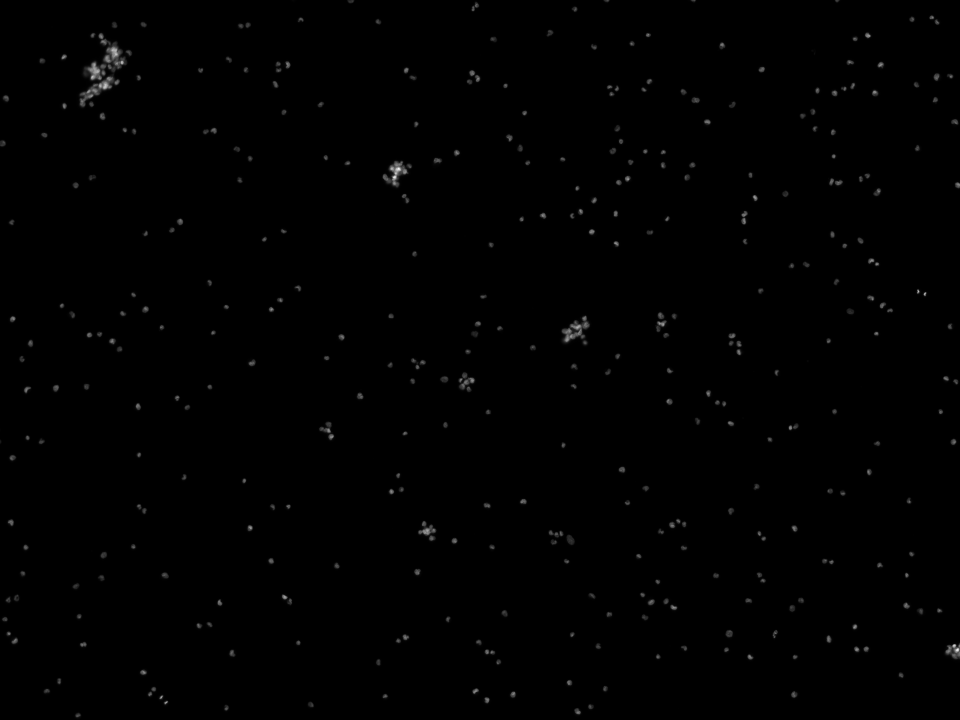
#> input picture Exercises/Exercise5/Data/Sample E2 - U2OS DAPI channel.tiff, 1920 x 1440 px (shown at 1/2 size)
$ python -i CellCounting.py   (imports and definitions only)
#> lines starting #> are read from the running program, lines starting #| are printed output that depends on the picture; after the words box and inside, x2 and y2 are one past the last pixel; in counts of white or black regions, pixels touching at a corner belong together
#> further down, picture is the input picture: shape (1440, 1920); min 0, max 255, mean 1.1
from skimage import io, color, morphology
from skimage.util import img_as_float, img_as_ubyte
import matplotlib.pyplot as plt
import numpy as np
import math
from skimage.filters import threshold_otsu
from skimage import segmentation
from skimage import measure
from skimage.color import label2rgb
import skimage.io as io


def show_comparison(original, modified, modified_name):
    fig, (ax1, ax2) = plt.subplots(ncols=2, figsize=(8, 4), sharex=True,sharey=True)
    ax1.imshow(original)
    ax1.set_title('Original')
    ax1.axis('off')
    ax2.imshow(modified)
    ax2.set_title(modified_name)
    ax2.axis('off')
    io.show()

in_dir = "data/"
# [1 line not run here, left out]
# slice to extract smaller image
# [1 line that did not run here, left out]
# [1 line that did not run here, left out]
# [7 lines not run here, left out]

# Exercise 8: Threshold selection
# Select an appropriate threshold, that seperates nuclei from the background. You can set it manually or use Otsus method.
# Show the binary image together with the original image and evaluate if you got the information you wanted in the binary image.
# [1 line that did not run here, left out]
# [1 line not run here, left out]
# [1 line that did not run here, left out]
# [1 line not run here, left out]


# It can be seen that there is some noise (non-nuclei) present and that some nuclei are connected. Nuclei that are overlapping very much should be discarded in the analysis. However, if they are only touching each other a little we can try to separate them. More on this later.

# To make the following analysis easier the objects that touches the border should be removed.

# [1 line that did not run here, left out]
# [1 line that did not run here, left out]
# [1 line that did not run here, left out]
# [1 line that did not run here, left out]
# [1 line not run here, left out]

#Exercise 10: BLOB features¶
# The task is now to find some object features that identify the cell nuclei and let us remove noise and connected nuclei. We use the function regionprops to compute a set of features for each object:

# [1 line that did not run here, left out]
# [1 line not run here, left out]
# [1 line that did not run here, left out]

#We can try if the area of the objects is enough to remove invalid object. Plot a histogram of all the areas and see if it can be used to identify well separated nuclei from overlapping nuclei and noise. You should probably play around with the number of bins in your histogram plotting function.

# [2 lines not run here, left out]

# Form the hsitogram we can see that most of the nuclea have an area between 60 and 110 , including some outliears up to the 300s.

min_area = 60
max_area = 110

# [1 line that did not run here, left out]
# [4 lines not run here, left out]

# [1 line that did not run here, left out]
# [1 line not run here, left out]


#Exercise 12: Feature space

#Extract all the perimeters of the BLOBS:

# [1 line that did not run here, left out]

#Plot areas vs perimeters

# [4 lines not run here, left out]

# Exercise 13: BLOB Circularity

#Compute the circularity for all objects and plot a histogram.
#

# [1 line that did not run here, left out]
# [4 lines not run here, left out]

# Select some appropriate ranges of accepted circularity. Use these ranges to select only the cells with acceptable areas and circularity and show them in an image.
# [1 line that did not run here, left out]
min_circ = 0.7
# [9 lines not run here, left out]

# [1 line that did not run here, left out]
# [1 line not run here, left out]

# Some of the circularities can be higher than 1: Area is counted as full pixels.
# Perimeter is estimated from a jagged pixel boundary.
# For small/compact objects, perimeter may be underestimated.
# If perimeter is too small, circularity becomes artificially high.

# Extend your method to return the number (the count) of well-formed nuclei in the image.

def cell_counting_function(img_gray, min_area=60, max_area=110, min_circ=0.7):
    binary_img = img_gray > threshold_otsu(img_gray)
    binary_img = morphology.remove_small_objects(binary_img, min_size=50)
    img_c_b = segmentation.clear_border(binary_img)
    label_img = measure.label(img_c_b)
    region_props = measure.regionprops(label_img)

    n_nuclei = region_props.__len__()

    label_img_filter_circ = label_img
    for region in region_props:
        if region.area < min_area or region.area > max_area:
            n_nuclei -= 1
            for coord in region.coords:
                label_img_filter_circ[coord[0], coord[1]] = 0
        else:
            circ = 4 * math.pi * region.area / (region.perimeter ** 2)
            if circ < min_circ:
                n_nuclei -= 1
                for coord in region.coords:
                    label_img_filter_circ[coord[0], coord[1]] = 0

    i_area_circ = label_img_filter_circ > 0
    return n_nuclei, i_area_circ

# [1 line that did not run here, left out]
# [7 lines not run here, left out]
# [1 line that did not run here, left out]
# [1 line that did not run here, left out]
# [6 lines not run here, left out]
# [1 line that did not run here, left out]
# [1 line that did not run here, left out]
# [2 lines not run here, left out]

#Exercise 17: Handling overlap¶
# In certain cases cell nuclei are touching and are therefore being treated as one object. It can sometimes be solved using for example the morphological operation opening before the object labelling. The operation erosion can also be used but it changes the object area.

def cell_counting_function_with_opening(img_gray, min_area=60, max_area=110, min_circ=0.7, opening_radius=1):
#> called with min_area = 60, max_area = 110, min_circ = 0.7, opening_radius = 1
    binary_img = img_gray > threshold_otsu(img_gray)
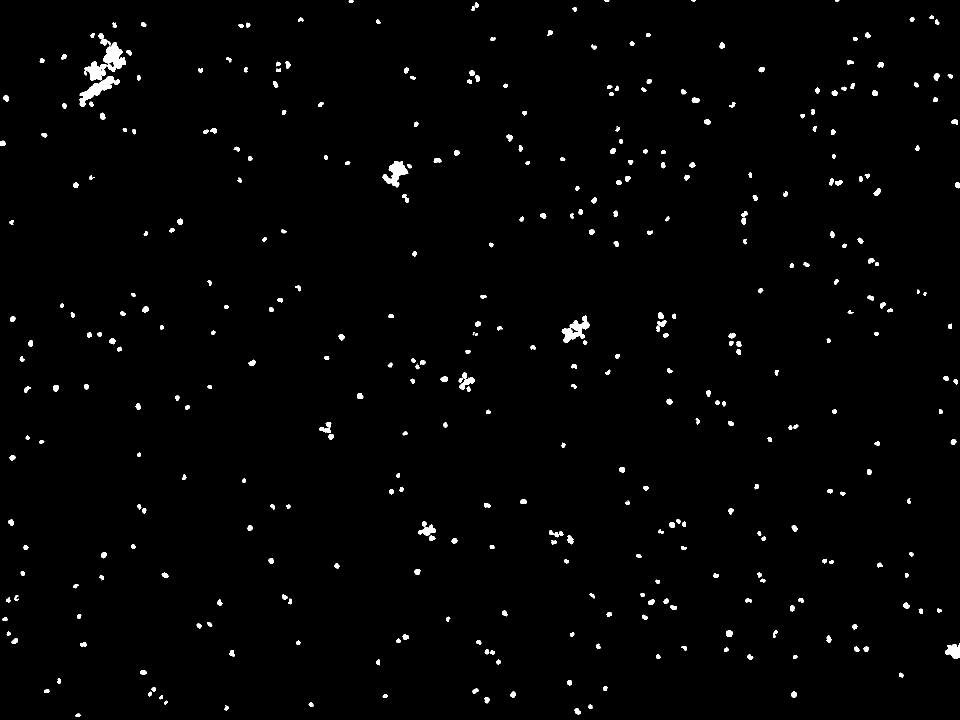
#> binary_img: shape (1440, 1920) bool (shown at 1/2 size); 1.3% white; 385 white regions (1 under 20 px), largest, box (x1, y1, x2, y2) and area: (159, 152, 239, 214) 1583, (206, 84, 252, 144) 1470, (1123, 631, 1179, 685) 1326
    binary_img = morphology.remove_small_objects(binary_img, min_size=50)
    img_c_b = segmentation.clear_border(binary_img)
    selem = morphology.disk(opening_radius)
    img_opened = morphology.opening(img_c_b, selem)
#> img_opened: shape (1440, 1920) bool; 1.3% white; 368 white regions
    label_img = measure.label(img_opened)
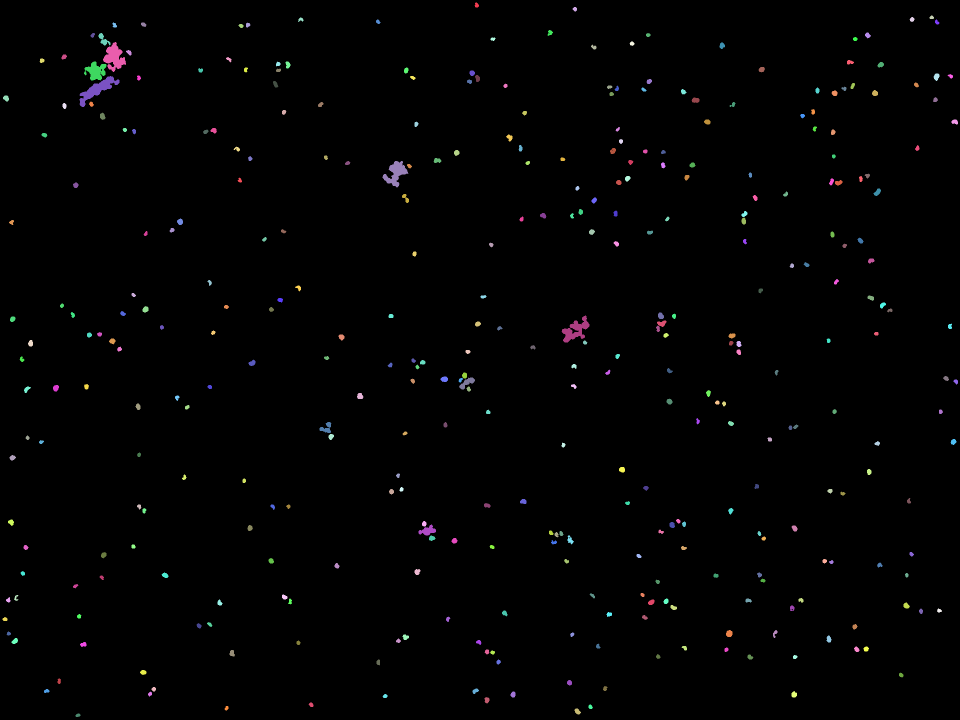
#> label_img: shape (1440, 1920) int32 (shown at 1/2 size); 369 distinct labels, from 0 to 368; one colour per label, 0 black
    region_props = measure.regionprops(label_img)
#> region_props = 368 regions; largest, box (x1, y1, x2, y2) and area: (159, 152, 239, 214) 1581, (206, 84, 252, 144) 1462, (1123, 631, 1179, 685) 1321, (765, 322, 817, 375) 1248, (168, 123, 213, 161) 1014

    n_nuclei = region_props.__len__()
#> n_nuclei = 368

    label_img_filter_circ = label_img
    for region in region_props:
        if region.area < min_area or region.area > max_area:
            n_nuclei -= 1
            for coord in region.coords:
                label_img_filter_circ[coord[0], coord[1]] = 0
        else:
            circ = 4 * math.pi * region.area / (region.perimeter ** 2)
            if circ < min_circ:
                n_nuclei -= 1
                for coord in region.coords:
                    label_img_filter_circ[coord[0], coord[1]] = 0
#> this loop made 368 passes
#> (circ, n_nuclei) on passes 12, 25, 64, 86: (0.608, 362), (0.696, 355), (0.672, 339), (0.6, 333)
#> circ on passes 1, 4, 8, 9, 10, 11: 0.958, 1.04, 0.852, 1.02, 0.958, 1.1
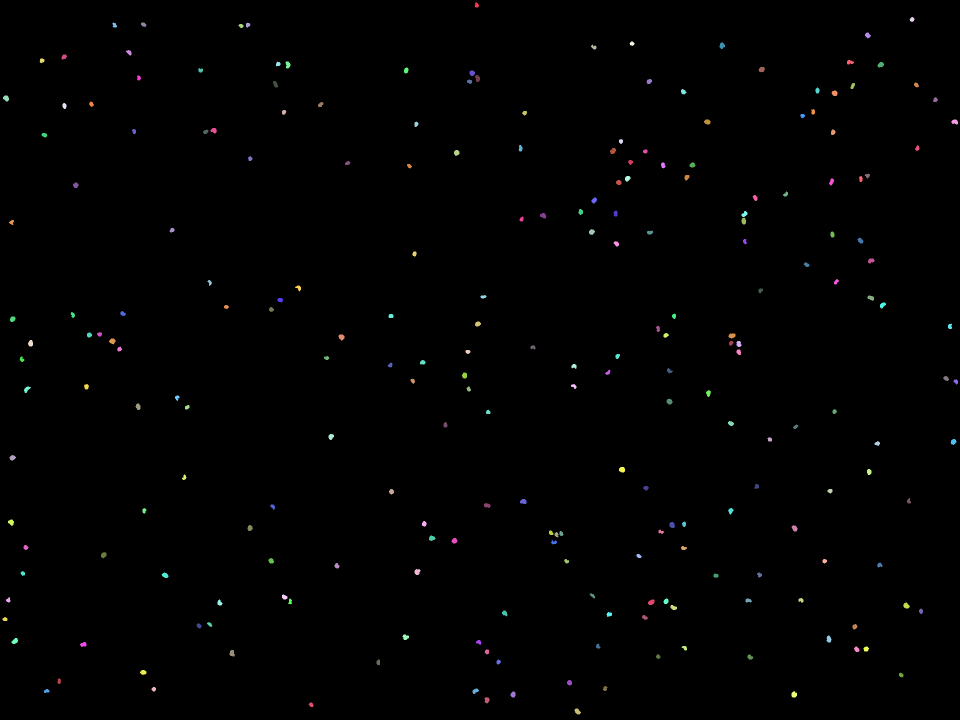
#> label_img_filter_circ: shape (1440, 1920) int32 (shown at 1/2 size); 237 distinct labels, from 0 to 367; one colour per label, 0 black
#> after the loop, n_nuclei = 236

    i_area_circ = label_img_filter_circ > 0
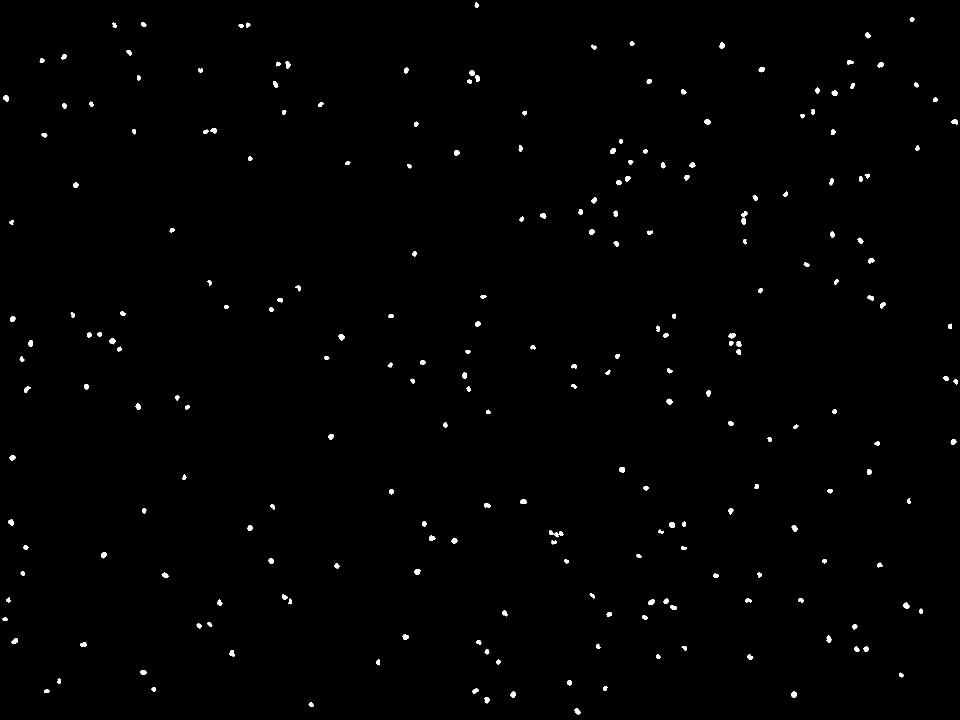
#> i_area_circ: shape (1440, 1920) bool (shown at 1/2 size); 0.67% white; 236 white regions, largest, box (x1, y1, x2, y2) and area: (1457, 667, 1471, 677) 110, (1238, 934, 1250, 945) 110, (829, 1138, 841, 1150) 109
    return n_nuclei, i_area_circ

# [1 line that did not run here, left out]
# [2 lines not run here, left out]

>>> import cv2
>>> picture = cv2.imread('Data/Sample E2 - U2OS DAPI channel.tiff', cv2.IMREAD_GRAYSCALE)
>>> result = cell_counting_function_with_opening(picture)

$ run again, on Exercises/Exercise5/Data/Sample G1 - COS7 cells DAPI channel.png
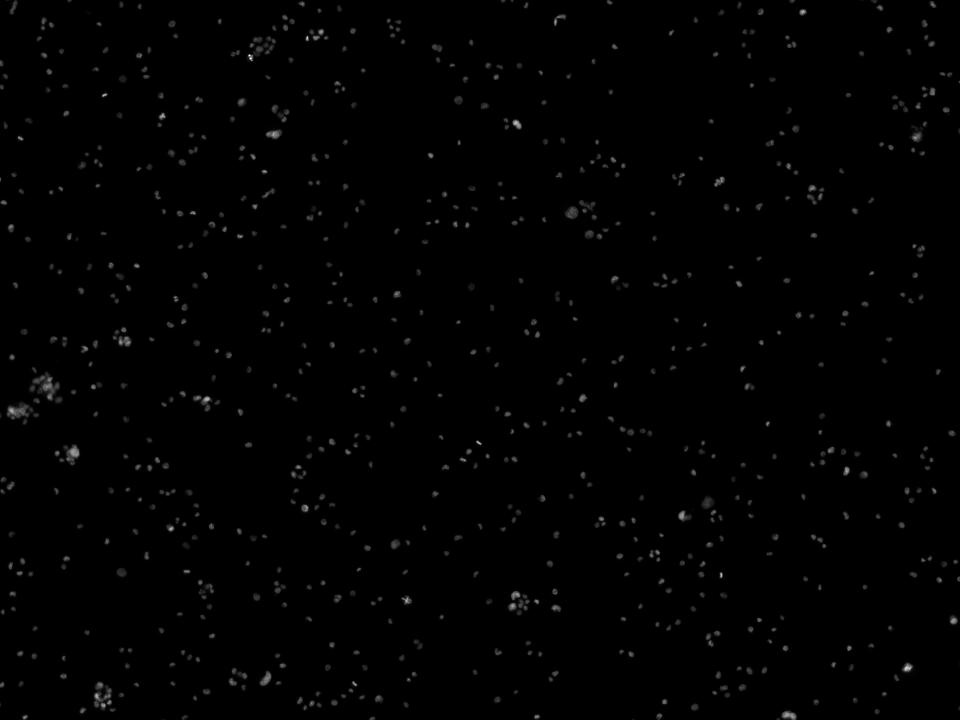
#> input picture Exercises/Exercise5/Data/Sample G1 - COS7 cells DAPI channel.png, 1920 x 1440 px (shown at 1/2 size)
#> picture is the input picture: shape (1440, 1920); min 0, max 255, mean 1.8
#> img_c_b: shape (1440, 1920) bool; 2.5% white; 734 white regions, largest, box (x1, y1, x2, y2) and area: (65, 744, 119, 801) 1395, (13, 805, 66, 839) 1052, (188, 1371, 224, 1420) 829
#> img_opened: shape (1440, 1920) bool; 2.4% white; 734 white regions
#> label_img: shape (1440, 1920) int32; 735 distinct labels, from 0 to 734
#> region_props = 734 regions; largest, box (x1, y1, x2, y2) and area: (65, 744, 119, 801) 1388, (13, 805, 66, 839) 1050, (188, 1371, 224, 1420) 827, (127, 889, 160, 930) 802, (1131, 413, 1157, 438) 478
#> in cell_counting_function_with_opening, `n_nuclei = region_props.__len__()`: n_nuclei = 734
#> the loop in cell_counting_function_with_opening, `for region in region_props:` made 734 passes
#> circ on passes 3, 4, 5, 8, 9, 14, 15, 17: 0.892, 0.929, 0.857, 0.974, 0.988, 1.02, 0.896, 1.01
#> after the loop in cell_counting_function_with_opening, `for region in region_props:`:
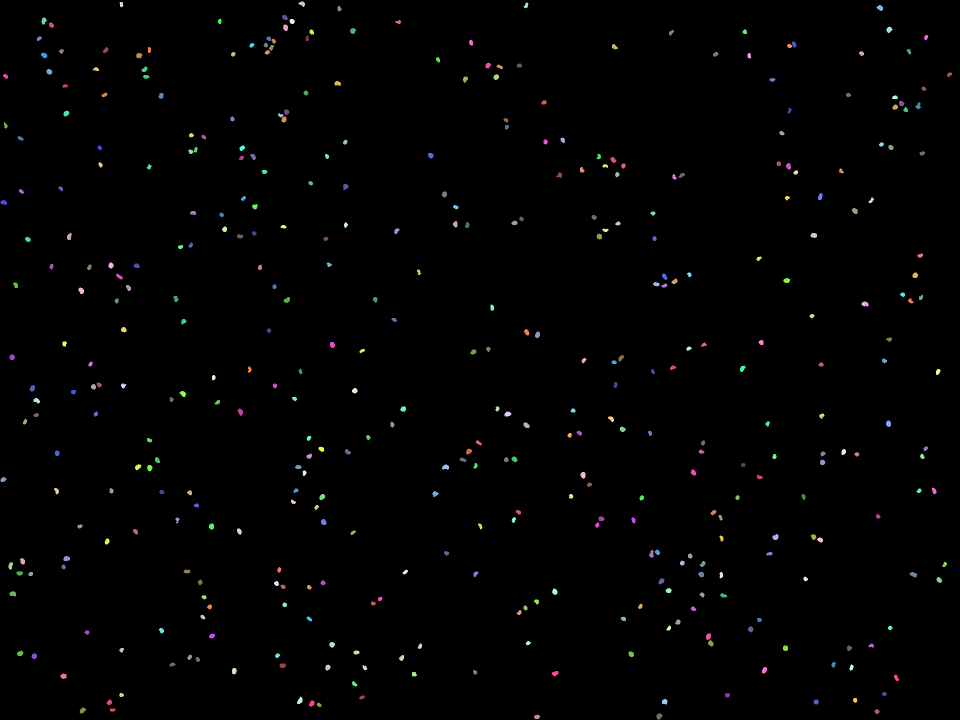
#> label_img_filter_circ: shape (1440, 1920) int32 (shown at 1/2 size); 411 distinct labels, from 0 to 734; one colour per label, 0 black
#> after the loop in cell_counting_function_with_opening, `for region in region_props:`: n_nuclei = 410
#> in cell_counting_function_with_opening, `i_area_circ = label_img_filter_circ > 0`:
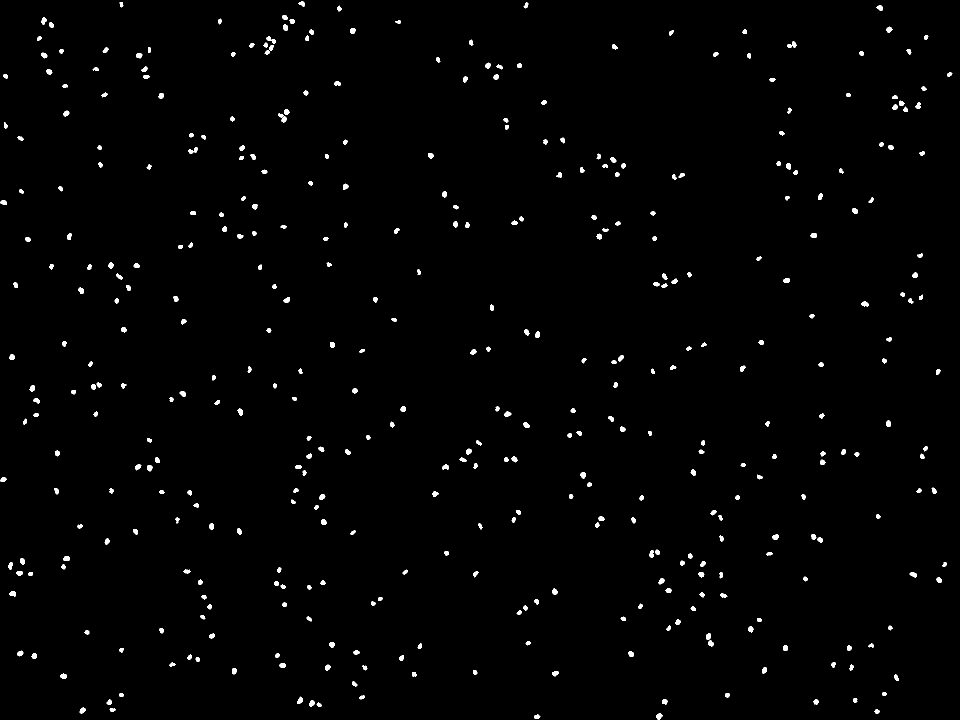
#> i_area_circ: shape (1440, 1920) bool (shown at 1/2 size); 1.1% white; 410 white regions, largest, box (x1, y1, x2, y2) and area: (1723, 603, 1737, 613) 109, (475, 817, 486, 832) 109, (1545, 1068, 1557, 1080) 109
